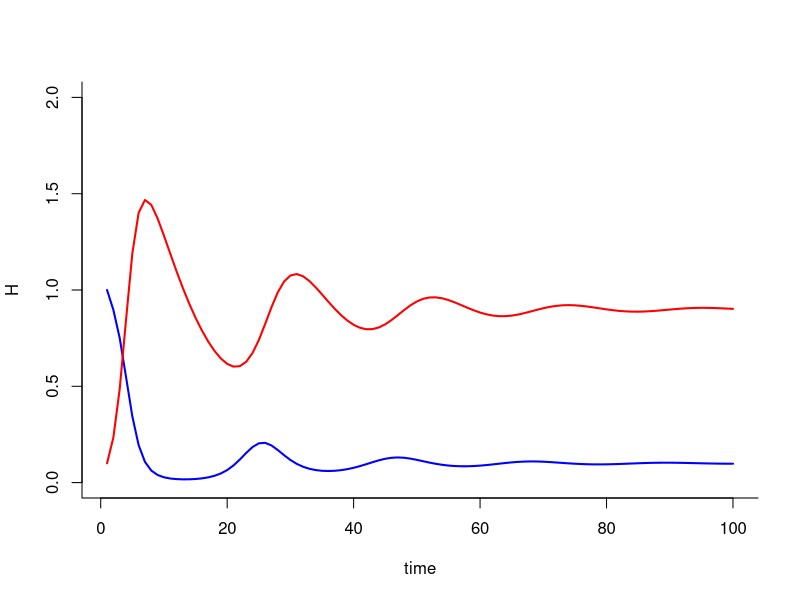
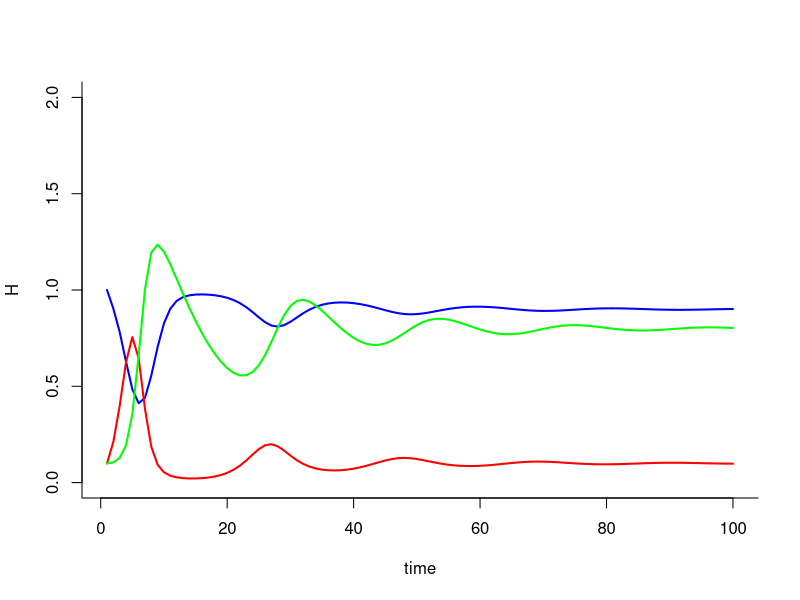

The R script that drew these images, in order:
library(deSolve)

## write a function for logistic population growth in continuous time
mod.1 <- function(t, y, p) {
  H <- y[1]
  Z <- y[2]
  with(as.list(p), {
    dH.dt <- r * H * (1 - (H / K)) - b*H*Z
    dZ.dt <- c*H*Z - m*Z
    return(list(c(dH.dt, dZ.dt)))
  })
}

p <- c('r' = 1, 'K' = 1, 'b' = 1, 'c' = 1, 'm' = 0.1)
y0 <- c('H' = 1, 'Z' = 0.1)
t <- 1:100

sim <- ode(y = y0, times = t, func = mod.1, parms = p, method = 'lsoda')
sim <- as.data.frame(sim)

plot(H ~ time, data = sim, type = 'l', lwd = 2, bty = 'l', col = 'blue', ylim = c(0, 2))
points(Z ~ time, data = sim, type = 'l', lwd = 2, bty = 'l', col = 'red')

## human / zombie ratio
sim$H[nrow(sim)] / sim$Z[nrow(sim)]

##-------------------
## write a function for logistic population growth in continuous time
mod.2 <- function(t, y, p) {
  H <- y[1]
  Z <- y[2]
  P <- y[3]
  with(as.list(p), {
    dH.dt <- r * H * (1 - (H / K)) - b*H*Z
    dZ.dt <- c*H*Z - m*Z - d*P*Z
    dP.dt <- e*P*Z - n*P
    return(list(c(dH.dt, dZ.dt, dP.dt)))
  })
}

p.2 <- c('r' = 1, 'K' = 1, 'b' = 1, 'c' = 1, 'm' = 0.1,
         'd' = 1, 'e' = 1, 'n' = 0.1)
y0.2 <- c('H' = 1, 'Z' = 0.1, 'P' = 0.1)
t <- 1:100

sim.2 <- ode(y = y0.2, times = t, func = mod.2, parms = p.2, method = 'lsoda')
sim.2 <- as.data.frame(sim.2)

plot(H ~ time, data = sim.2, type = 'l', lwd = 2, bty = 'l', col = 'blue', ylim = c(0, 2))
points(Z ~ time, data = sim.2, type = 'l', lwd = 2, bty = 'l', col = 'red')
points(P ~ time, data = sim.2, type = 'l', lwd = 2, bty = 'l', col = 'green')

## human / zombie ratio
sim.2$H[nrow(sim.2)] / sim.2$Z[nrow(sim.2)]
